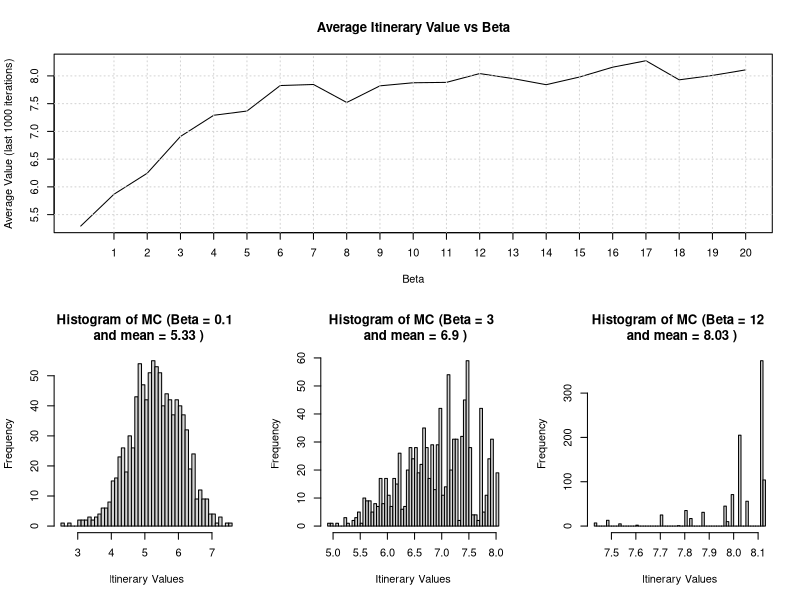

The R script that drew this image:
set.seed(1)

# ==========
# Question 4 (i)
# ==========
# Inspiration taken from:
# Exercise 3 Seminar 9
# Examples 3 and 4 from lecture 9
# ==========


# ==========
# Step 1: Define the fixed variables and
# Generate the reward matrix (i.e. generate
# the necessary data for the MC)

N = 10000 # number of steps we run the MC for
L = 1000 # last iterations plotted
r = 10 # Number of cities

# We create a vector of beta values from 0 to 20
# in steps of 1. We note that, we show steps of
# 0.1 in the report, however, this would take
# too long to run, thus, we input 1 instead.
beta_values = seq(0, 20, by = 1)

# initialising a matrix of zeros of size r+1 x r+1
v <- matrix(0, nrow = r+1, ncol = r+1)

# v(0, j) for j = 1, ..., 10
for (j in 1:r) {
  # row 1 is city 0, col j+1 is city j
  # generating this separately enables
  # us to ensure that the first column
  # stays empty (i.e. the value of coming
  # back to city 0 is 0)
  v[1, j+1] <- runif(1)
}

# v(i, j) for i = 1, ..., 10 and j ≠ i
for (i in 1:r) {
  for (j in 1:r) {
    if (i != j) {
      v[i+1, j+1] <- runif(1)
    }
  }
}

# We create a function to calculate the total value
V <- function(x,v) {
  # We first add v(0,j) to our total value
  # note: we must add 1 to the value of x given
  # the matrix size is r + 1 (i.e. 11 in our case)
  total <- v[1, x[1]+1]
  
  # we then iterate through the 10 values
  # of the permutation vector and assign 
  # the relevant value of the itinerary i to
  # i+1 to the total from the value matrix
  for (i in 1:(length(x)-1)) {
    total <- total + v[x[i]+1, x[i+1]+1]
  }
  return (total)
}

# Set up plot area for our averages
par(mfrow = c(1, 1))

# Setup the averages vector for plotting
Averages <- c()

# ==========
# Step 2: Simulating the N iterations for each
# beta in the beta_values vector

# Loop for beta values:
for (betas in 1:length(beta_values)) {

# we assign the beta value
beta <- beta_values[betas]
  
# We start each iteration with an arbitrary 
# permutation 1,...,10
X_current <- c(1:r)

# we store the value of this first permutation
X <- V(X_current,v)

# we create a vector for each value of each state
X = c(X)

# We now simulate all N iterations of our MC
for (n in 2:N){
  # The first thing we do in our loop is to generate a state from the 
  # proposal chain. Here, we set the proposal chain to be equal to our
  # current itinerary, and we pick two indices i and j uniformly at random
  # from 1,...,r (j and i will be equal about 10% of cases, we do not check for
  # this). Then, we swap values Y[i] and Y[j] in the proposal chain, hence, 
  # creating a new permutation. Since we do not violate any properties of the 
  # permutation, then y is always a valid permutation in our set C (of 10!
  # possible permutations) and, thus, a feasible proposal.
  
  Y <- X_current # We start by initialising Y as the current chain
  U1 = runif(1) # generate random uniform
  U2 = runif(1) # generate random uniform
  i = floor(U1*r)+1 # draw uniformly from {1,2,...,r}
  j = floor(U2*r)+1 # draw uniformly from {1,2,...,r}

  # We do not ensure that j and i are always different:
  # We could have done this by generating random uniforms until j is different 
  # from i i.e. we use rejection sampling to ensure that we select two distinct 
  # indices. We would have used the below loop:
  # while (j == i) {
  #   U2 = runif(1)
  #   j = floor(U2*r)+1
  # }
  # In our case, repeating the permuations is deemed acceptable
  
  # we perform the swap to create a new and valid permutation
  temp <- Y[i]
  Y[i] <- Y[j]
  Y[j] <- temp
  
  # As mentioned, we do not need to check for feasibility of Y as our choice
  # is already a valid permutation in our set of permutations C.
  
  # We now calculate the value of the current itinerary 
  # and the proposed itinerary
  V_current = V(X_current,v)
  V_prop = V(Y,v)
  
  # We calculate the acceptance probability
  # Note: we use min between the exponential and 1 because if the proposal chain
  # has a higher value than the current (i.e. the exponential term is greater
  # than 1), we accept it with probability 1.
  exp_term = exp(beta*(V_prop - V_current))
  prob_accept = min(exp_term,1) 
  
  # We generate the random uniform for the acceptance probability
  U3 = runif(1)
  
  if (U3 < prob_accept){ # we accept
    X_current = Y
  }
  # if we reject Y then X_current stays the same so we do nothing
  
  # We store the value of the current chosen itinerary in our X vector
  # (which we later use to plot the stationary distribution).
  X = c(X,V(X_current, v))
  
} # end of steps

# Note: we only compute the averages for the 1000 last values which is when
# our MC will have converged to the stationary distribution and it will also
# have forgotten the initial state

# Print each beta and average to keep track of progress
print(paste("Calculated for Beta =",beta, "with average", mean(X[(N-L+1):N])))
# We add the maximum value found by the simulation
print(paste("Max of", round(max(X),digits=2), "with Beta =", beta))

# append the new computed average to the averages vector 
Averages <- c(Averages,mean(X[(N-L+1):N]))

} # end of loop for betas

# ==========
# Step 3: Choose Betas to simulate for N iterations

# We reset seed to 1 given the previous use of random numbers
set.seed(1)

# We choose these three beta values given that they
# represent the 3 transition states of the markov
# decision process well:
# - beta = 0.1 represents exploration
# - beta = 3 represents balanced exploration and exploitation
# - beta = 12 represents exploitation
beta_values_chosen = c(0.1,3,12)
beta_values_chosen_list <- list()

# Note we reuse the same code as before, we simply 
# add historgram plots after the beta loop

# Loop for beta values:
for (betas in 1:length(beta_values_chosen)) {
  # we assign the beta value
  beta <- beta_values_chosen[betas]
  
  # We start each iteration with an arbitrary 
  # permutation 1,...,10
  X_current <- c(1:r)
  
  # we store the value of this first permutation
  X <- V(X_current,v)
  
  # we create a vector for each value of each state
  X = c(X)
  
  # We now simulate all N iterations of our MC
  for (n in 2:N){
    # The first thing we do in our loop is to generate a state from the 
    # proposal chain. Here, we set the proposal chain to be equal to our
    # current itinerary, and we pick two indices i and j uniformly at random
    # from 1,...,r (j and i will be equal about 10% of cases, we do not check 
    # for this). Then, we swap values Y[i] and Y[j] in the proposal chain, hence
    #, creating a new permutation. Since we do not violate any properties of the 
    # permutation, then y is always a valid permutation in our set C (of 10! 
    # possible permutations) and, thus, a feasible proposal.
    
    Y <- X_current # We start by initialising Y as the current chain
    U1 = runif(1) # generate random uniform
    U2 = runif(1) # generate random uniform
    i = floor(U1*r)+1 # draw uniformly from {1,2,...,r}
    j = floor(U2*r)+1 # draw uniformly from {1,2,...,r}
    
    # We do not ensure that j and i are always different:
    # We could have done this by generating random uniforms until j is different 
    # from i i.e. we use rejection sampling to ensure that we select two 
    # distinct indices. We would have used the below loop:
    # while (j == i) {
    #   U2 = runif(1)
    #   j = floor(U2*r)+1
    # }
    # In our case, repeating the permuations is deemed acceptable
    
    # we perform the swap to create a new and valid permutation
    temp <- Y[i]
    Y[i] <- Y[j]
    Y[j] <- temp
    
    # As mentioned, we do not need to check for feasibility of Y as our choice
    # is already a valid permutation in our set of permutations C.
    
    # We now calculate the value of the current itinerary 
    # and the proposed itinerary
    V_current = V(X_current,v)
    V_prop = V(Y,v)
    
    # We calculate the acceptance probability
    # Note: we use min between the exponential and 1 because if the proposal 
    # chain has a higher value than the current (i.e. the exponential term is
    # greater than 1), we accept it with probability 1.
    exp_term = exp(beta*(V_prop - V_current))
    prob_accept = min(exp_term,1) 
    
    # We generate the random uniform for the acceptance probability
    U3 = runif(1)
    
    if (U3 < prob_accept){ # we accept
      X_current = Y
    }
    # if we reject Y then X_current stays the same so we do nothing
    
    # We store the value of the current chosen itinerary in our X vector
    # (which we later use to plot the stationary distribution).
    X = c(X,V(X_current, v))
    
  } # end of steps
  
  # record the last 1000 values for each beta to plot the histograms
  beta_values_chosen_list[[betas]] <- X[(N-L+1):N]
  
  # We also compute the average of the distribution over the last L=1000 values
  print(paste("Average of the last", L, "values with beta", beta, "=", 
              mean(X[(N-L+1):N])))
  
  # We add the maximum value found by the simulation
  print(paste("Max of", round(max(X),digits=2), "with Beta =", beta))

} # end of loop for betas


# ==========
# Step 4: Plotting the itinerary value vs beta graph and the histograms

# setup the layout of the plots through a matrix
layout_matrix <- matrix(c(1, 1, 1, 2, 3, 4), nrow = 2, byrow = TRUE)

# set the matrix as the layout
layout(layout_matrix)

# Average Itinerary Value vs Beta
# Plot the averages of the betas to exhibit the 3 transition states of the
# markov decision process
plot(beta_values, Averages, type = "l", 
     xlab = "Beta", ylab = "Average Value (last 1000 iterations)",
     main = "Average Itinerary Value vs Beta",
     xaxt = "n")
axis(1, at = 1:20)
abline(v = 1:20, col = "lightgray", lty = "dotted")
abline(h = axTicks(2), col = "lightgray", lty = "dotted")

# We incorporate the histogram plotting outside of the beta loop so as to ensure
# that all plots can be included in the output of the code
# Note: as mentioned, we plot only the 1000 last values which is when our MC
# will have converged to the stationary distribution
for (betas in 1:length(beta_values_chosen)) {
  hist(beta_values_chosen_list[[betas]], breaks = 50, xlab="Itinerary Values", ylab=
         "Frequency", main=paste("Histogram of MC (Beta =",
          beta_values_chosen[betas],"\n and mean =",
          round(mean(beta_values_chosen_list[[betas]]),2),")"))
}

# reset the plot area to avoid errors
par(mfrow = c(1, 1))